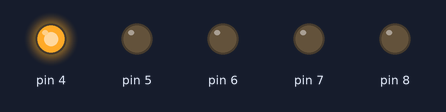
This sketch was run on a simulated Arduino Uno, built with avr-gcc and run on an emulated ATmega328P. On the bench: output pins drawn as LEDs (lit = HIGH).

Above: at 0.05 s.
At 0.45 s:
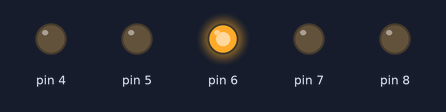
At 0.65 s:
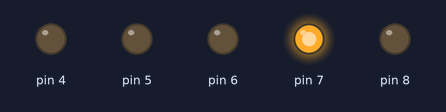
At 1.45 s:
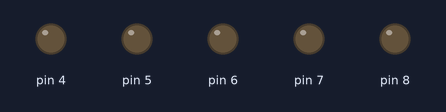
At 2.15 s:
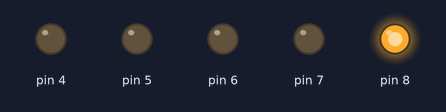
At 2.85 s:
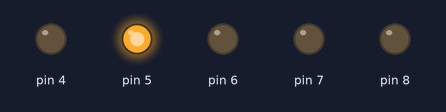
Timing chart, 0 to 3.1 s (numbered marks = the images above):
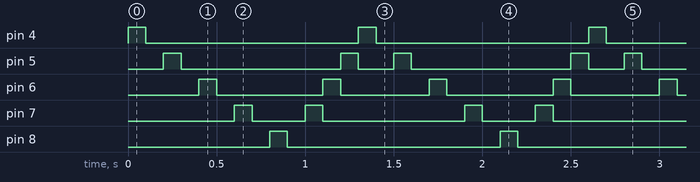

The sketch:

MultiLedBlink.ino
```cpp
/*
*/

int del = 100;

void setup() {
	for (int i=4; i<=8; i++) {
		pinMode(i, OUTPUT);
	}
}

void loop() {
	for (int i=4; i<=8; i++) {
		digitalWrite(i, HIGH); delay(del);
		digitalWrite(i, LOW); delay(del);
	}

	for (int i=7; i>=5; i--) {
		digitalWrite(i, HIGH);
		delay(del);
		digitalWrite(i, LOW);
	}
}
```

Measured:
- by itself, pin 4, pin 8: alternates HIGH for 0.10 s and LOW for 1.2 s
- by itself, pin 5: repeats every 1.3 s: LOW 0.90 s, HIGH 0.10 s, LOW 0.20 s, HIGH 0.10 s
- by itself, pin 6: alternates HIGH for 0.10 s and LOW for 0.55 s
- by itself, pin 7: repeats every 1.3 s: LOW 0.30 s, HIGH 0.10 s, LOW 0.80 s, HIGH 0.10 s
